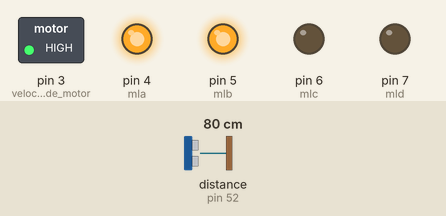
Simulated run of this sketch. Board: Arduino Mega 2560, built with avr-gcc and run on an emulated ATmega2560. Parts: switched loads named in the sketch (green lamp = pin HIGH), output pins drawn as LEDs (lit = HIGH). Wiring (inferred from the names in the program): ultrasonic range finder: trigger pin 53; echo pin 52. The inputs (shaded band) are chosen by the test bench; at power-on: distance to the obstacle (sensor on pin 52) 80 cm. The echo pulse lasts 58.3 µs per cm; pins used as bus, display or sensor lines are not drawn; what the sketch prints to the serial monitor is not drawn.

Above: at 0.1 s.
At 1.6 s:
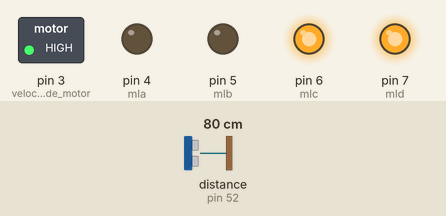
At 3.1 s:
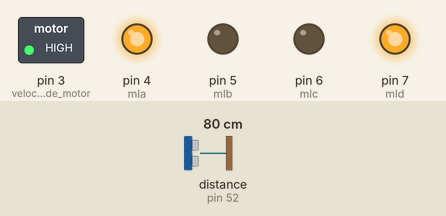
Timing chart, 0 to 4.6 s (numbered marks = the images above):
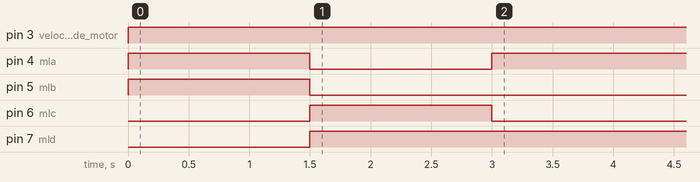

Measured:
- by itself, pin 3 (velocidade_motor): LOW → HIGH at 0.00 s
- by itself, pin 4 (mla): LOW → HIGH at 0.00 s, → LOW 1.5 s later, → HIGH 1.5 s later
- by itself, pin 5 (mlb): LOW → HIGH at 0.00 s, → LOW 1.5 s later
- by itself, pin 6 (mlc): LOW → HIGH at 1.5 s, → LOW 1.5 s later
- by itself, pin 7 (mld): LOW → HIGH at 1.5 s

The sketch:

sketch_mar09a.ino
```cpp
#define echo 52
#define trig 53
#define velocidade_motor 3
#define mla 4
#define mlb 5
#define mlc 6
#define mld 7

#define tempo 1500
int vel = 0;

unsigned tempos;
double distancia;

void setup() {
  pinMode(trig, OUTPUT);
  pinMode(echo, INPUT);

  Serial.begin(9600);

  digitalWrite(trig, LOW);

  pinMode(velocidade_motor,OUTPUT);
  pinMode(mla,OUTPUT);
  pinMode(mlb,OUTPUT);
  pinMode(mlc, OUTPUT);
  pinMode(mld, OUTPUT);
  digitalWrite(mla,LOW);
  digitalWrite(mlb,LOW);
  digitalWrite(mlc,LOW);
  digitalWrite(mld,LOW);
  analogWrite(velocidade_motor, vel);
}

void loop() {
  vel = 255;

  if(distancia < 15){
  analogWrite(velocidade_motor, vel);

  digitalWrite(mla,HIGH);
  digitalWrite(mlb,HIGH);
  digitalWrite(mlc,LOW);
  digitalWrite(mld,LOW);
  delay (tempo);

  digitalWrite(mla,LOW);
  digitalWrite(mlb,LOW);
  digitalWrite(mlc,HIGH);
  digitalWrite(mld,HIGH);
  delay (tempo);


  digitalWrite(mla,HIGH);
  digitalWrite(mlb,LOW);
  digitalWrite(mlc,LOW);
  digitalWrite(mld,HIGH);
  delay(tempo);
  }


  digitalWrite(trig, HIGH);
  delayMicroseconds(10);
  digitalWrite(trig, LOW);

  tempos = pulseIn(echo, HIGH);

  distancia = tempos/58;

  Serial.println(distancia);

  delay(500);

}
```
